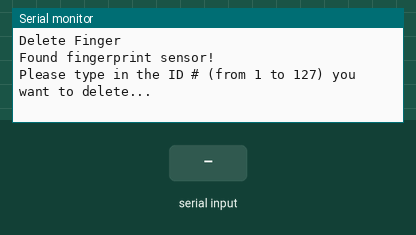
A sketch run on a simulated Arduino Mega 2560, built with avr-gcc and run on an emulated ATmega2560. Shown: the last lines printed to the serial monitor. The test bench sets the inputs (shaded band).

Above: at 2.3 s.
2.4 s: "90,45\n" received over Serial
At 2.5 s:
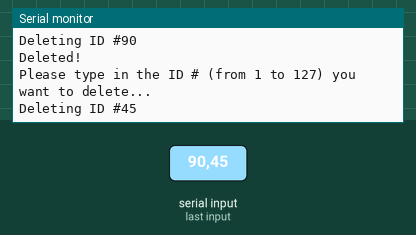
3.9 s: "30,150\n" received over Serial
At 4.6 s:
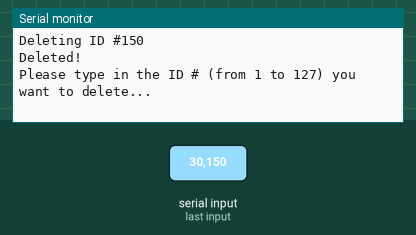
Timing chart, 0 to 6.9 s (numbered marks = the images above; inputs shaded):
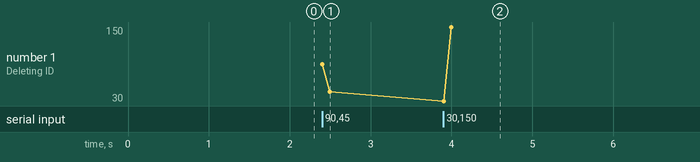

Measured:
- after the input at 2.4 s, the serial monitor: prints a new line at once (image 1)
- after the input at 3.9 s, the serial monitor: prints a new line at once (image 2)
- plotted number 1: 45 → 150 after the input at 3.9 s

The sketch:

Fingerprint_Delete.ino
```cpp
#include <Adafruit_Fingerprint.h>

Adafruit_Fingerprint finger = Adafruit_Fingerprint(&Serial2);

void setup()
{
  Serial.begin(9600);
  while (!Serial);  // For Yun/Leo/Micro/Zero/...
  delay(100);
  Serial.println("\n\nDelete Finger");

  // set the data rate for the sensor serial port
  finger.begin(57600);

  if (finger.verifyPassword()) {
    Serial.println("Found fingerprint sensor!");
  } else {
    Serial.println("Did not find fingerprint sensor :(");
    while (1);
  }
}


uint8_t readnumber(void) {
  uint8_t num = 0;

  while (num == 0) {
    while (! Serial.available());
    num = Serial.parseInt();
  }
  return num;
}

void loop()                     // run over and over again
{
  Serial.println("Please type in the ID # (from 1 to 127) you want to delete...");
  uint8_t id = readnumber();
  if (id == 0) {// ID #0 not allowed, try again!
     return;
  }

  Serial.print("Deleting ID #");
  Serial.println(id);

  deleteFingerprint(id);
}

uint8_t deleteFingerprint(uint8_t id) {
  uint8_t p = -1;

  p = finger.deleteModel(id);

  if (p == FINGERPRINT_OK) {
    Serial.println("Deleted!");
  } else if (p == FINGERPRINT_PACKETRECIEVEERR) {
    Serial.println("Communication error");
    return p;
  } else if (p == FINGERPRINT_BADLOCATION) {
    Serial.println("Could not delete in that location");
    return p;
  } else if (p == FINGERPRINT_FLASHERR) {
    Serial.println("Error writing to flash");
    return p;
  } else {
    Serial.print("Unknown error: 0x"); Serial.println(p, HEX);
    return p;
  }
}
```
